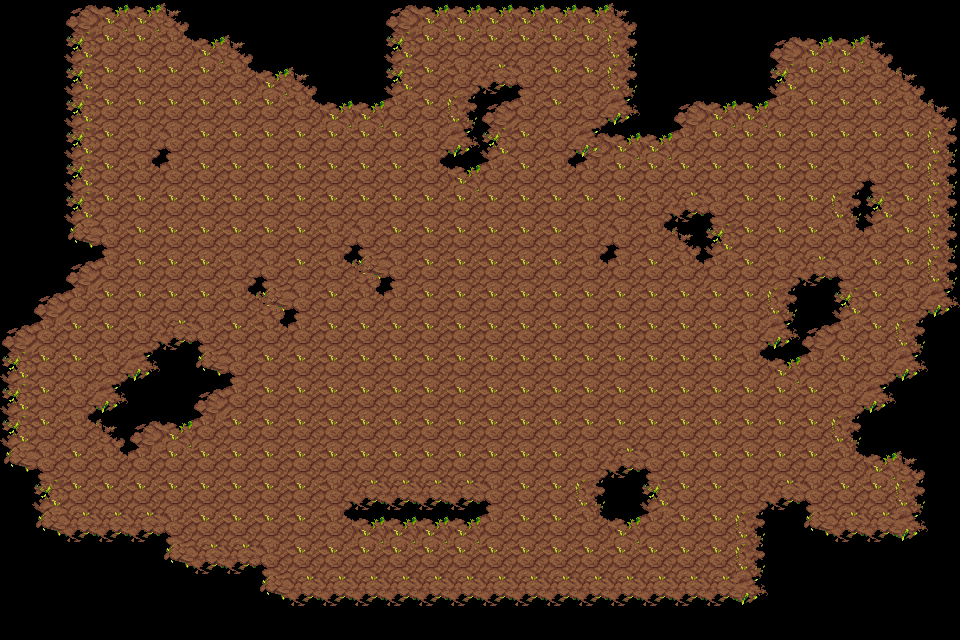

A 2D game scene composited from a Tiled map and its tileset images. What follows is a short description and the map's XML, with every tile layer's data as written:
An orthogonal 30x20 tile map with 32x32 px tiles, 1 tile layer (Tile Layer 2), 2 tilesets.

<map version="1.4" tiledversion="1.4.3" orientation="orthogonal" renderorder="right-down" width="30" height="20" tilewidth="32" tileheight="32" infinite="0" nextlayerid="5" nextobjectid="1">
 <tileset firstgid="1" source="dungeon.tsx" />
 <tileset firstgid="401" source="dungeon_green.tsx" />
 <layer id="3" name="Tile Layer 2" width="30" height="20">
  <data encoding="csv">
0,0,823,824,824,825,0,0,0,0,0,0,823,824,824,824,824,824,824,825,0,0,0,0,0,0,0,0,0,0,
0,0,846,847,847,801,824,825,0,0,0,0,846,847,847,847,847,847,847,848,0,0,0,0,823,824,824,825,0,0,
0,0,846,847,847,847,847,801,824,825,0,0,846,847,778,870,779,847,847,848,0,0,0,0,846,847,847,801,825,0,
0,0,846,847,847,847,847,847,847,801,824,824,802,847,848,823,802,847,778,871,0,823,824,824,802,847,847,847,801,825,
0,0,846,847,778,779,847,847,847,847,847,847,847,778,871,846,847,778,916,824,824,802,847,847,847,847,847,847,847,848,
0,0,846,847,801,802,847,847,847,847,847,847,847,801,824,802,847,801,802,847,847,847,847,847,847,847,778,779,847,848,
0,0,846,847,847,847,847,847,847,847,847,847,847,847,847,847,847,847,847,847,778,870,779,847,847,847,848,846,847,848,
0,0,869,779,847,847,847,847,847,847,778,779,847,847,847,847,847,847,778,779,801,825,846,847,847,847,801,802,847,848,
0,0,823,802,847,847,847,778,779,847,801,915,779,847,847,847,847,847,801,802,847,801,802,847,778,870,779,847,847,848,
0,823,802,847,847,847,847,801,915,779,847,801,802,847,847,847,847,847,847,847,847,847,847,847,848,0,846,847,778,871,
823,802,847,847,778,870,779,847,801,802,847,847,847,847,847,847,847,847,847,847,847,847,847,778,871,823,802,847,848,0,
846,847,847,778,871,0,869,779,847,847,847,847,847,847,847,847,847,847,847,847,847,847,847,801,824,802,847,778,871,0,
846,847,778,871,0,0,823,802,847,847,847,847,847,847,847,847,847,847,847,847,847,847,847,847,847,847,778,871,0,0,
846,847,801,825,823,824,802,847,847,847,847,847,847,847,847,847,847,847,847,847,847,847,847,847,847,847,848,0,0,0,
869,779,847,801,802,847,847,847,847,847,847,847,847,847,847,847,847,847,778,870,779,847,847,847,847,847,801,824,825,0,
0,846,847,847,847,847,847,847,847,847,778,870,870,870,870,779,847,847,848,0,846,847,847,778,870,779,847,847,848,0,
0,869,870,870,870,779,847,847,847,847,801,824,824,824,824,802,847,847,801,824,802,847,847,848,0,869,870,870,871,0,
0,0,0,0,0,869,870,870,779,847,847,847,847,847,847,847,847,847,847,847,847,847,847,848,0,0,0,0,0,0,
0,0,0,0,0,0,0,0,869,870,870,870,870,870,870,870,870,870,870,870,870,870,870,871,0,0,0,0,0,0,
0,0,0,0,0,0,0,0,0,0,0,0,0,0,0,0,0,0,0,0,0,0,0,0,0,0,0,0,0,0
</data>
 </layer>
</map>
